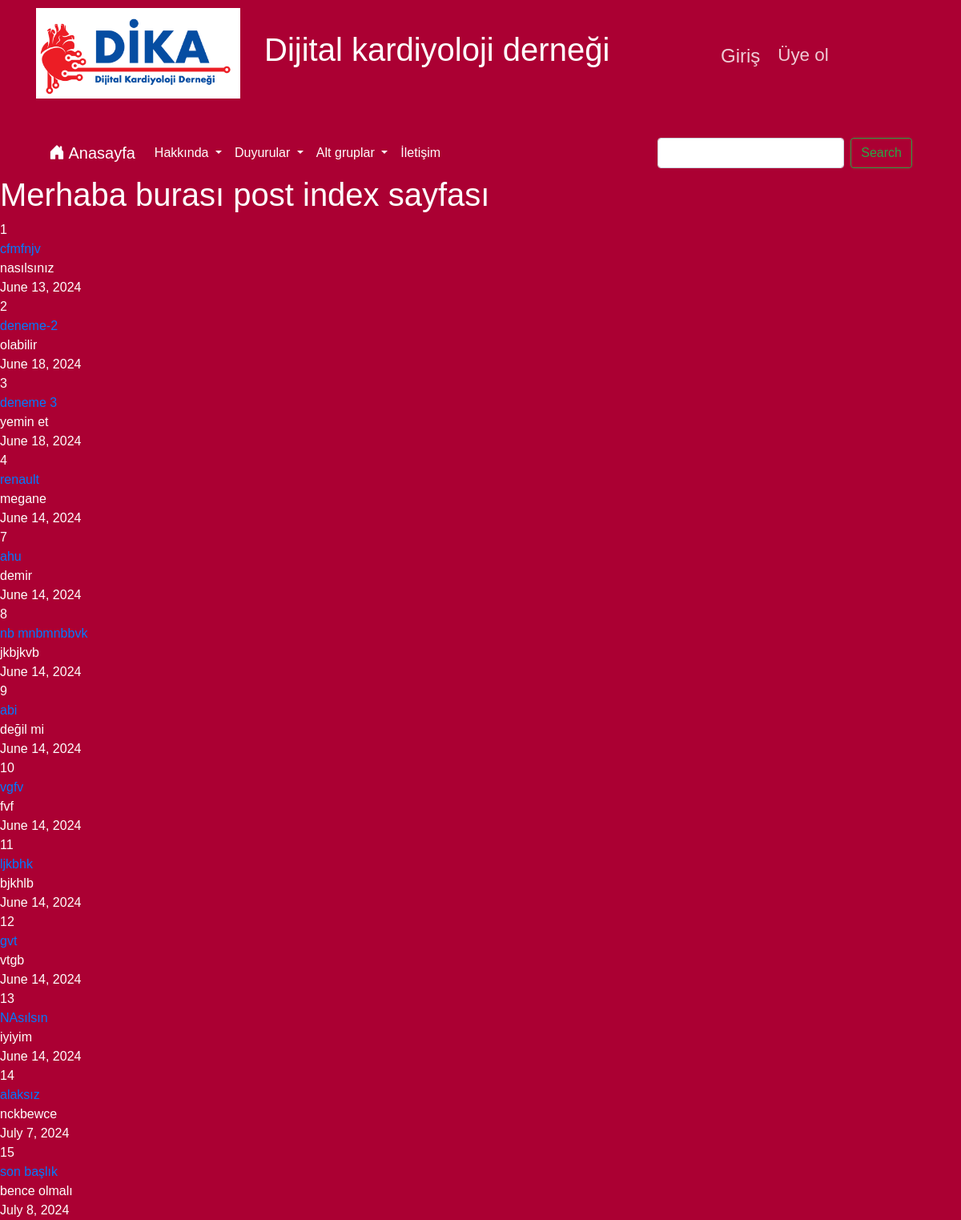
Screenshot of /post/index with the database file from the repository.
### post/models.py (models this page shows, shortened)
class Post(models.Model):
    title=models.CharField(max_length=200, verbose_name="Başlık")
    content=models.TextField(verbose_name="Metin")
    publishing_date=models.DateField(auto_now_add=True)
    def get_absolute_url(self):
        return reverse('post:detail', kwargs={'id':self.id })

### post/views.py (the view)
# urls.py: path('index', post_index, name='index'),
def post_index(request):
    posts=Post.objects.all()
    return render(request, "post/post_index.html",{'posts':posts})

### templates/post/post_index.html (shortened to what this page needs)
{% extends 'base.html' %}
{% block body %}
        <h1>Merhaba burası post index sayfası</h1>
        {% for post in posts %}
            {{post.id}} <br>
            <a href= "{{post.get_absolute_url}}"> {{ post.title}} </a><br>
            {{ post.content}} <br>
            {{ post.publishing_date}} <br>
        {% endfor %}
{% endblock %}

### templates/base.html (shortened to what this page needs)
{% load static %}
<!DOCTYPE html>
<html lang="tr">
<head>
    <link href="https://cdn.jsdelivr.net/npm/bootstrap@5.3.3/dist/css/bootstrap.min.css" rel="stylesheet">
    <link rel="stylesheet" href="https://cdn.jsdelivr.net/npm/bootstrap-icons@1.11.3/font/bootstrap-icons.min.css">
    <link href="https://db.onlinewebfonts.com/c/4155571407c419f8dacc44846fbe2e79?family=Acta+Display+W04+ExtraBold" rel="stylesheet" type="text/css"/>
    <link href="https://stackpath.bootstrapcdn.com/bootstrap/4.5.2/css/bootstrap.min.css" rel="stylesheet">
  <link href="https://cdnjs.cloudflare.com/ajax/libs/font-awesome/5.15.4/css/all.min.css" rel="stylesheet">
</head>
<body style="color:white;">
    <div class="container-fluid" style="background-color: #AB0033;">
      <div class="container" style="padding-top: 10px; padding-bottom: 10px;">
        <div class="row align-items-center">
          <div class="col-lg-3 col-md-4 col-sm-6">
            <img src="{% static 'img/logo.png' %}" alt="Bootstrap" class="img-fluid">
          </div>
          <div class="col-lg-6 col-md-8 col-sm-6">
            <h1 class="fs-1 text-white">Dijital kardiyoloji derneği</h1>
          </div>
          <div class="col-lg-3">
            <div class="row mt-2" >
              {% if user.is_authenticated %}
              <div class="col-md-6" >
                <p style="color: rgba(255, 255, 255, 0.8);font-size:1rem;"   href="" >
                    Hoşgeldin <br>  {{user.get_full_name | title}}
                </p>
            </div>
            <div class="col-md-4">
                <a href="{% url 'accounts:logout' %}"  style="color:rgba(255, 255, 255, 0.8);font-size: 1rem;">
                    Çıkış yap
                </a>
            </div>
                {% else %}
              <div class="col-md-3" >
                  <a style="color: rgba(255, 255, 255, 0.8);font-size:1.5rem;"   href="{% url 'accounts:Login' %}" >
                      Giriş
                  </a>
              </div>
              <div class="col-md-4">
                  <a href="{% url 'accounts:contact_view' %}"  style="color:rgba(255, 255, 255, 0.8);font-size: 1.4rem;">
                      Üye ol
                  </a>
              </div>
                {% endif %}
          </div>
          </div>
        </div>
      </div>
    </div>
<div class="container-fluid" style="background-color: #AB0033; margin-top: 30px;">
  <div class="container">
    <nav class="navbar navbar-expand-lg navbar-dark" style="background-color: #AB0033;">
      <a class="navbar-brand" href="/">
        <i class="bi bi-house-door-fill"></i> Anasayfa
      </a>
      <div class="collapse navbar-collapse" id="navbarNavAltMarkup">
        <div class="navbar-nav">
          <li class="nav-item dropdown hoverable-menu">
            <a class="nav-link dropdown-toggle" href="#" id="duyurularDropdown" role="button" data-toggle="dropdown" aria-haspopup="true" aria-expanded="false" style="color: white;">
              Hakkında
            </a>
          </li>
          <li class="nav-item dropdown hoverable-menu">
            <a class="nav-link dropdown-toggle" href="#" id="duyurularDropdown" role="button" data-toggle="dropdown" aria-haspopup="true" aria-expanded="false" style="color: white;">
              Duyurular
            </a>
          </li>
          <li class="nav-item dropdown hoverable-menu">
            <a class="nav-link dropdown-toggle" href="#" id="altGruplarDropdown" role="button" data-toggle="dropdown" aria-haspopup="true" aria-expanded="false" style="color: white;">
              Alt gruplar
            </a>
          </li>
          <a class="nav-link" href="{% url 'iletisim view' %}" aria-disabled="true" style="color: white;">İletişim</a>
        </div>
        <form class="form-inline ml-auto">
          <input class="form-control mr-sm-2" type="search" placeholder="" aria-label="Search">
          <button class="btn btn-outline-success my-2 my-sm-0" type="submit">Search</button>
        </form>
      </div>
    </nav>
  </div>
</div>
      {% block body %}
      {% endblock %}
</body>
</html>

### templates/base.html (style rules this page uses)
body, h1, h5, .navbar-nav a, .dropdown-menu a, .form-control, .btn, a, ul, li, p { font-family: 'Arial', 'Helvetica', sans-serif; }

### templates/post/post_index.html (style rules this page uses)
body { background-color: #AB0033; }

### rows the page displays
Post: id "1", title "cfmfnjv", content "nasılsınız", publishing_date "June 13, 2024"
Post: id "2", title "deneme-2", content "olabilir", publishing_date "June 18, 2024"
Post: id "3", title "deneme 3", content "yemin et", publishing_date "June 18, 2024"
Post: id "4", title "renault", content "megane", publishing_date "June 14, 2024"
Post: id "7", title "ahu", content "demir", publishing_date "June 14, 2024"
Post: id "8", title "nb mnbmnbbvk", content "jkbjkvb", publishing_date "June 14, 2024"
Post: id "9", title "abi", content "değil mi", publishing_date "June 14, 2024"
Post: id "10", title "vgfv", content "fvf", publishing_date "June 14, 2024"
Post: id "11", title "ljkbhk", content "bjkhlb", publishing_date "June 14, 2024"
Post: id "12", title "gvt", content "vtgb", publishing_date "June 14, 2024"
Post: id "13", title "NAsılsın", content "iyiyim", publishing_date "June 14, 2024"
Post: id "14", title "alaksız", content "nckbewce", publishing_date "July 7, 2024"
Post: id "15", title "son başlık", content "bence olmalı", publishing_date "July 8, 2024"
